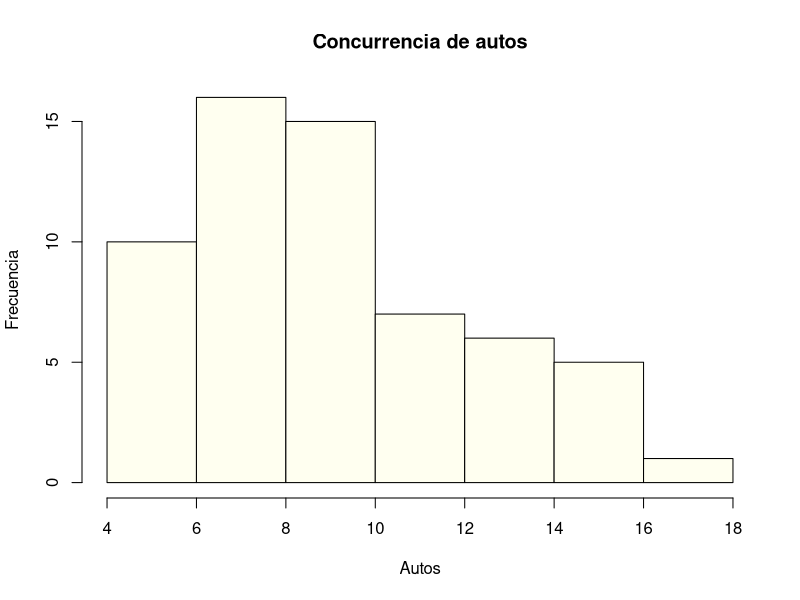
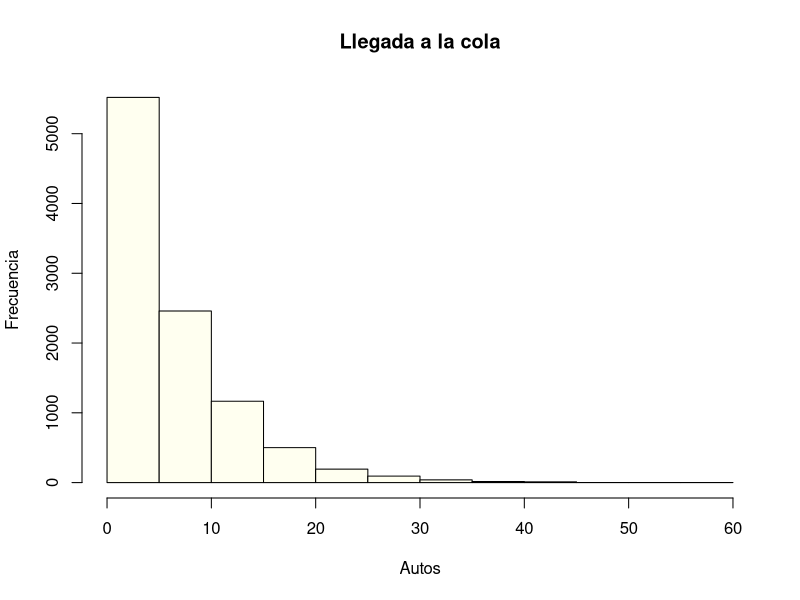

Recreate these plots in R, in order.
x = rpois(60, 10)#Autos que pasan por min
xMean = mean(x) #Promedio de autos por min
xMean
xMean = xMean/60 #Promedio por segundo
xMean
tabla = data.frame(cbind( x))
tabla
hist(x = x, main = "Concurrencia de autos", 
     xlab = "Autos", ylab = "Frecuencia",
     col = "ivory")

t= rexp(10000, xMean)#Se simula el mismo suceso n veces
t
hist(x = t, main = "Llegada a la cola", 
     xlab = "Autos", ylab = "Frecuencia",
     col = "ivory")
t  = mean(t) #Tiempo que tarda en llegar a la cola
t
vp = 60/t #número de autos en min
vp #Cantidad de autos que llegan en un min
#La velocidad estimada que se permite es de 30km/h
#Al momento del arranque, estan con una velocidad de 
#20km/h
#La distancia a recorrer es de aprox. 5m
#Se desea conocer el tiempo que tardan en recorrer esa distancia
#Unidad de distancia km
d = 0.008 #Distancia a recorrer
v = 20 #Velocidad de arranque
t = d/v #Tiempo a utilizar en cruzar la distancia
t
apm = 60/(t*3600)#Cantidad de autos máximo que puede pasar en un min
apm
#Probalidad de que pasen menos autos en un min
prob = ppois(50, apm, lower.tail = F)
prob

